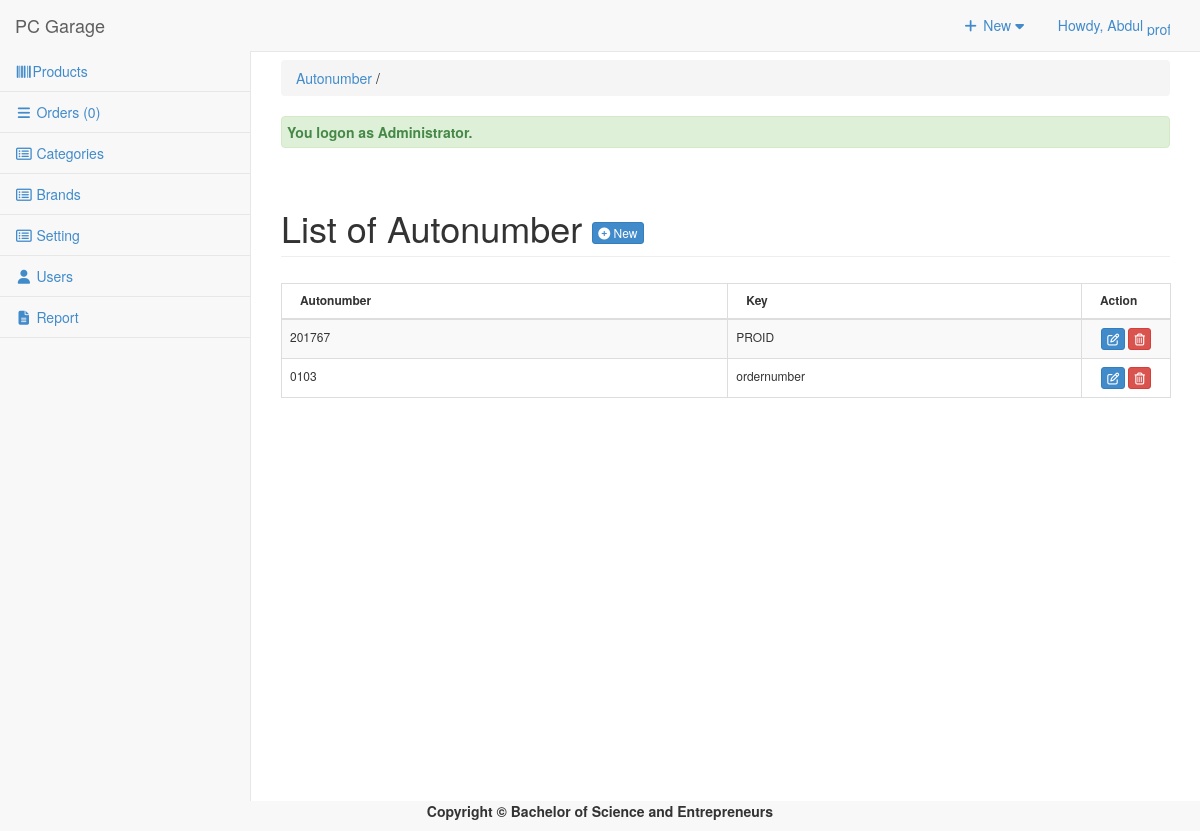
The app's page /admin/autonumber/index.php (signed in) with its own data.
### tables this page shows
CREATE TABLE `tblautonumber` (
  `ID` int(11) NOT NULL,
  `AUTOSTART` varchar(11) NOT NULL,
  `AUTOINC` int(11) NOT NULL,
  `AUTOEND` int(11) NOT NULL,
  `AUTOKEY` varchar(12) NOT NULL,
  `AUTONUM` int(30) NOT NULL
);

### admin/autonumber/index.php (called while the page is built, shortened)
<?php
require_once ("../theme/templates.php");
?>

### include/database.php (called while the page is built, shortened)
<?php
class Database {
	var $sql_string = '';
	private $conn;
	public function open_connection() {
		$this->conn = mysqli_connect(server,user,pass);
		if(!$this->conn){
			echo "Problem in database connection! Contact administrator!";
			exit();
		}else{
			$db_select = mysqli_select_db($this->conn,database_name);
		}
	}
	function setQuery($sql='') {
		$this->sql_string=$sql;
	}
	function executeQuery() {
		$result = mysqli_query($this->conn,$this->sql_string);
		return $result;
	}
	private function confirm_query($result) {
		return $result;
	}
	function loadResultList( $key='' ) {
		$cur = $this->executeQuery();
		$array = array();
		while ($row = mysqli_fetch_object($cur)) {
			if ($key) {
				$array[$row->$key] = $row;
			} else {
				$array[] = $row;
			}
		}
		return $array;
	}
}
$mydb = new Database();
?>

### admin/autonumber/list.php (the view, shortened to what this page needs)
<div class="row">
      	 <div class="col-lg-12">
           <h1 class="page-header">List of Autonumber  <a href="index.php?view=add" class="btn btn-primary btn-xs  ">  <i class="fa fa-plus-circle fw-fa"></i> New</a>  </h1>
      		</div>
  		 </div>
 		    <form action="controller.php?action=delete" Method="POST">
		     <div class="table-responsive">
			<table id="example" class="table table-striped table-bordered table-hover"  style="font-size:12px" cellspacing="0">
			  <thead>
			  	<tr>
			  		<th>
			  		 Autonumber</th>
			  		  <th>Key</th>
			  		 <th width="10%" align="center">Action</th>
			  	</tr>
			  </thead>
			  <tbody>
			  	<?php
			  		$mydb->setQuery("SELECT * FROM `tblautonumber`");
			  		$cur = $mydb->loadResultList();
					foreach ($cur as $result) {
			  		echo '<tr>';
		  			echo '<td>' . $result->AUTOSTART.$result->AUTOEND.'</td>';
		  			echo '<td>' . $result->AUTOKEY.'</td>';
			  		echo '<td align="center"><a title="Edit" href="index.php?view=edit&id='.$result->AUTOKEY.'" class="btn btn-primary btn-xs  ">  <span class="fa fa-edit fw-fa"></a>
			  		     <a title="Delete" href="controller.php?action=delete&id='.$result->AUTOKEY.'" class="btn btn-danger btn-xs  ">  <span class="fa  fa-trash-o fw-fa "></a></td>';
			  		echo '</tr>';
			  	}
			  	?>
			  </tbody>
			</table>
			</form>

### admin/css/sb-admin-2.css (style rules this page uses)
body { background-color: #f8f8f8; }

### records on screen
tblautonumber: AUTOSTART "2017", AUTOEND "67", AUTOKEY "PROID"
tblautonumber: AUTOSTART "0", AUTOEND "103", AUTOKEY "ordernumber"

### other values on screen
$_SESSION['U_NAME'] "Abdul"
$res "0"
$title "Autonumber"
$_SESSION['message'] "You logon as Administrator."
